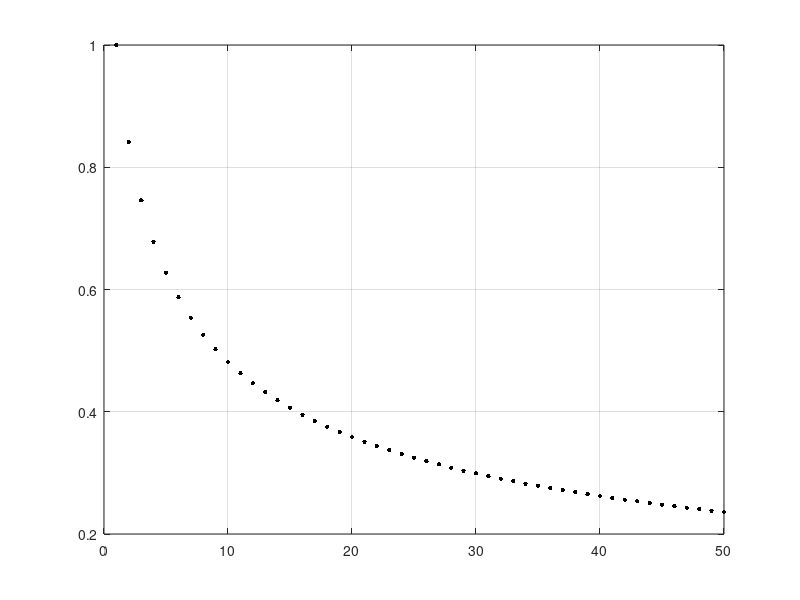

MATLAB code to generate this figure: (Note: this script raises an error after producing the figure.)
clc
close all
N=50;
a=ones(N,1);
b=ones(N,1);
A=10;
B=100;
(A+sqrt(A^2+4*B))/2;
for n=1:N-1
%     a(n+1)=log(a(n)+1);
% a(n+1)=2+1/sqrt(a(n));
% a(n+1)=sqrt(A*a(n)+B);
% b(n+1)=A+B/b(n);
% a(n+1)=a(n)/(1+sqrt(a(n)));
a(n+1)=sin(a(n));
end
plot(a,'k.','markersize',10)

% grid minor
grid on
hold on 
x=transpose(1:N);
% plot(b,'-')
%plot(x,2./(x+1),'o')
% plot(x,1./sqrt(x),'o')
% plot(x,x.^2/4,'.')
% plot(x,4./(x+1).^2,'o')
syms xx
% fplot(4/(xx+1)^2,'Linewidth',1,'color','r');
fplot(sqrt(3/(xx+2)),'Linewidth',1,'color','r');
fplot(sqrt(3/(xx)),'Linewidth',1,'color','g');
fplot(sqrt(2/(xx+2)),'Linewidth',1,'color','b');
axis([0 N+1 -0.05 1.05])
%%
close all
plot(x,1./(a.*x.^2))
hold on
plot(x,0.24*x.^2+x,'o')
%%
sa=0;
for n=2:101
    sa=sa+1/n^2;
end
sa